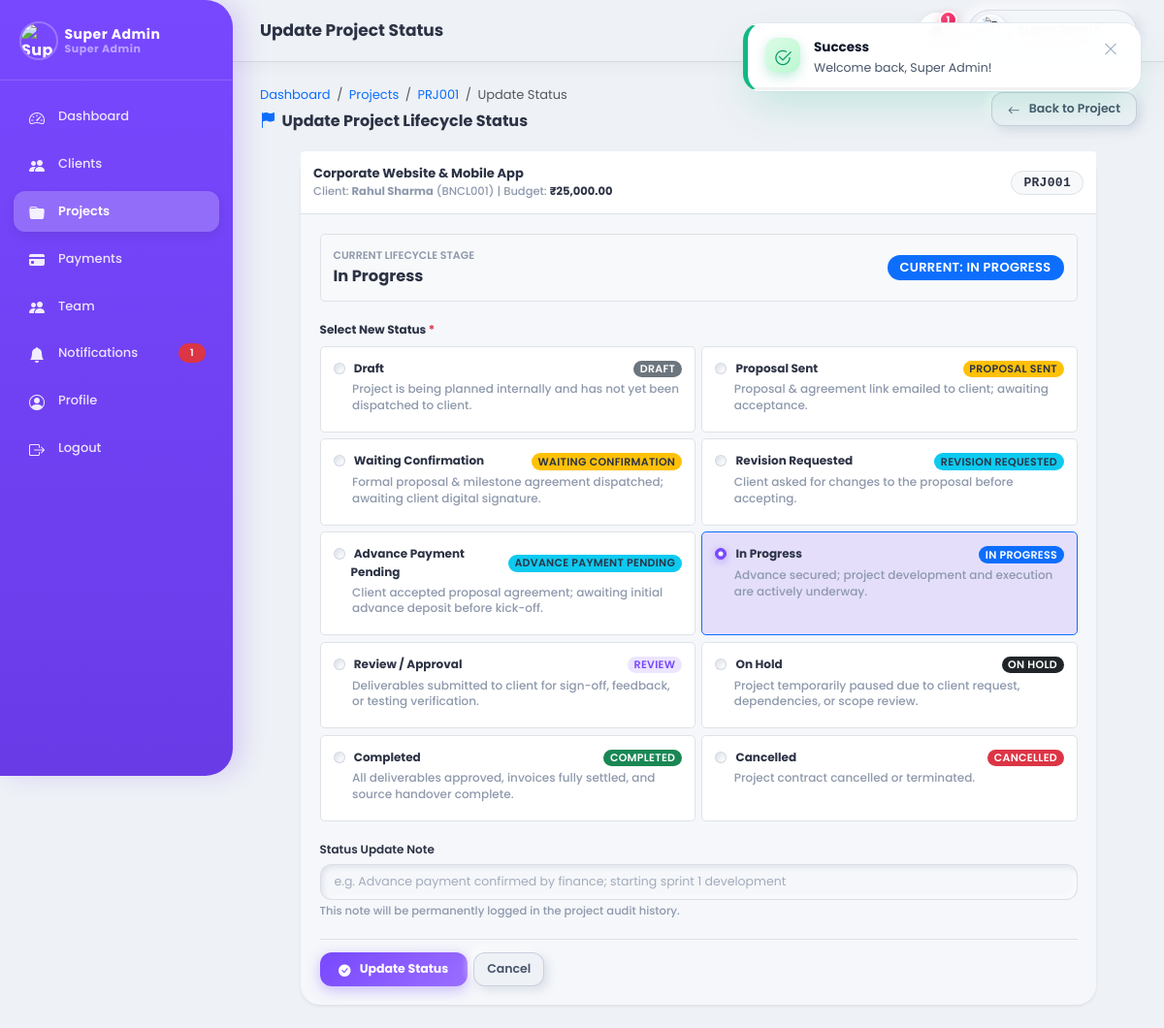
/admin/projects/update_status.php (signed in), run on the app's committed database.
### tables this page shows
CREATE TABLE `projects` (
  `id` int(11) NOT NULL AUTO_INCREMENT,
  `project_code` varchar(20) NOT NULL,
  `client_id` int(11) NOT NULL,
  `title` varchar(150) NOT NULL,
  `description` text DEFAULT NULL,
  `total_amount` decimal(10,2) NOT NULL DEFAULT 0.00,
  `deadline` date DEFAULT NULL,
  `status` enum('draft','proposal_sent','revision_requested','advance_pending','in_progress','on_hold','review','completed','cancelled') NOT NULL DEFAULT 'draft',
  `proposal_sent_at` datetime DEFAULT NULL,
  `agreed_at` datetime DEFAULT NULL,
  `agreed_by_name` varchar(150) DEFAULT NULL,
  `agreed_ip` varchar(50) DEFAULT NULL,
  `agreement_token` varchar(64) DEFAULT NULL,
  `token_expires_at` datetime DEFAULT NULL,
  `client_feedback` text DEFAULT NULL,
  `created_by` int(11) NOT NULL,
  `created_at` timestamp NOT NULL DEFAULT CURRENT_TIMESTAMP,
  `updated_at` timestamp NOT NULL DEFAULT CURRENT_TIMESTAMP ON UPDATE CURRENT_TIMESTAMP,
  `deleted_at` datetime DEFAULT NULL,
  PRIMARY KEY (`id`),
  UNIQUE KEY `uk_project_code` (`project_code`),
  KEY `idx_project_client` (`client_id`),
  KEY `idx_project_created_by` (`created_by`),
  KEY `idx_project_status` (`status`),
  KEY `idx_agreement_token` (`agreement_token`),
  KEY `idx_token_expiry` (`token_expires_at`),
  KEY `idx_project_deleted` (`deleted_at`),
  CONSTRAINT `fk_projects_client` FOREIGN KEY (`client_id`) REFERENCES `clients` (`id`) ON DELETE CASCADE,
  CONSTRAINT `fk_projects_admin` FOREIGN KEY (`created_by`) REFERENCES `admin` (`id`) ON DELETE CASCADE
);

CREATE TABLE `clients` (
  `id` int(11) NOT NULL AUTO_INCREMENT,
  `client_code` varchar(20) NOT NULL,
  `name` varchar(100) NOT NULL,
  `company_name` varchar(150) DEFAULT NULL,
  `email` varchar(150) NOT NULL,
  `phone` varchar(20) DEFAULT NULL,
  `password` varchar(255) NOT NULL,
  `address` text DEFAULT NULL,
  `service_type` varchar(100) DEFAULT 'Web & App Development',
  `profile_pic` varchar(255) DEFAULT 'default-avatar.png',
  `cover_pic` varchar(255) DEFAULT 'default-cover.jpg',
  `status` tinyint(1) NOT NULL DEFAULT 1,
  `created_by` int(11) NOT NULL,
  `created_at` timestamp NOT NULL DEFAULT CURRENT_TIMESTAMP,
  `updated_at` timestamp NOT NULL DEFAULT CURRENT_TIMESTAMP ON UPDATE CURRENT_TIMESTAMP,
  `deleted_at` datetime DEFAULT NULL,
  PRIMARY KEY (`id`),
  UNIQUE KEY `uk_client_code` (`client_code`),
  UNIQUE KEY `uk_client_email` (`email`),
  KEY `idx_client_created_by` (`created_by`),
  KEY `idx_client_deleted` (`deleted_at`),
  CONSTRAINT `fk_clients_created_by` FOREIGN KEY (`created_by`) REFERENCES `admin` (`id`) ON DELETE CASCADE
);

### admin/projects/update_status.php (the view, shortened to what the rows shown need)
<?php
require_once __DIR__ . '/../includes/functions.php';
$admin = getAuthenticatedAdmin($pdo);
if (function_exists('requirePermission')) requirePermission('projects_manage');
$id     = (int) ($_POST['id'] ?? ($_GET['id'] ?? 0));
if ($id <= 0) {
    $firstPrj = $pdo->query("SELECT id FROM projects WHERE deleted_at IS NULL ORDER BY id DESC LIMIT 1")->fetch();
    if ($firstPrj) {
        $id = (int) $firstPrj['id'];
    } else {
        setFlash('error', 'No projects found.');
        header('Location: list_projects.php');
        exit;
    }
}
$stmt = $pdo->prepare("
    SELECT p.*, c.name AS client_name, c.client_code, c.email AS client_email
    FROM projects p
    JOIN clients c ON c.id = p.client_id
    WHERE p.id = ? AND p.deleted_at IS NULL
");
$stmt->execute([$id]);
$project = $stmt->fetch();
$statusDefinitions = [
    'draft' => ['title' => 'Draft', 'badge' => 'bg-secondary',
        'desc' => 'Project is being planned internally and has not yet been dispatched to client.'],
    'proposal_sent' => ['title' => 'Proposal Sent', 'badge' => 'bg-warning text-dark',
        'desc' => 'Proposal & agreement link emailed to client; awaiting acceptance.'],
    'waiting_confirmation' => ['title' => 'Waiting Confirmation', 'badge' => 'bg-warning text-dark',
        'desc' => 'Formal proposal & milestone agreement dispatched; awaiting client digital signature.'],
    'revision_requested' => ['title' => 'Revision Requested', 'badge' => 'bg-info text-dark',
        'desc' => 'Client asked for changes to the proposal before accepting.'],
    'advance_payment_pending' => ['title' => 'Advance Payment Pending', 'badge' => 'bg-info text-dark',
        'desc' => 'Client accepted proposal agreement; awaiting initial advance deposit before kick-off.'],
    'in_progress' => ['title' => 'In Progress', 'badge' => 'bg-primary',
        'desc' => 'Advance secured; project development and execution are actively underway.'],
    'review' => ['title' => 'Review / Approval', 'badge' => 'bg-primary-subtle text-primary-emphasis',
        'desc' => 'Deliverables submitted to client for sign-off, feedback, or testing verification.'],
    'on_hold' => ['title' => 'On Hold', 'badge' => 'bg-dark',
        'desc' => 'Project temporarily paused due to client request, dependencies, or scope review.'],
    'completed' => ['title' => 'Completed', 'badge' => 'bg-success',
        'desc' => 'All deliverables approved, invoices fully settled, and source handover complete.'],
    'cancelled' => ['title' => 'Cancelled', 'badge' => 'bg-danger',
        'desc' => 'Project contract cancelled or terminated.'],
];
?>
<?php include __DIR__ . '/../includes/header.php'; ?>
<?php include __DIR__ . '/../includes/sidebar.php'; ?>
<div class="main-content">
    <?php include __DIR__ . '/../includes/topbar.php'; ?>
    <div class="page-body">
        <div class="d-flex justify-content-between align-items-center mb-4 flex-wrap gap-2">
            <div>
                <nav aria-label="breadcrumb">
                    <ol class="breadcrumb mb-1">
                        <li class="breadcrumb-item"><a href="view_project.php?id=<?php echo $id; ?>" class="text-decoration-none"><?php echo htmlspecialchars($project['project_code']); ?></a></li>
                    </ol>
                </nav>
            </div>
        </div>
        <div class="d-flex justify-content-center">
            <div class="card shadow-sm border-0" style="max-width: 820px; width: 100%;">
                <div class="card-header bg-white py-3 border-bottom d-flex justify-content-between align-items-center">
                    <div>
                        <span class="fs-6 fw-bold text-dark"><?php echo htmlspecialchars($project['title']); ?></span>
                        <div class="small text-muted">
                            Client: <strong><?php echo htmlspecialchars($project['client_name']); ?></strong> (<?php echo htmlspecialchars($project['client_code']); ?>) |
                            Budget: <strong class="text-dark">₹<?php echo number_format($project['total_amount'], 2); ?></strong>
                        </div>
                    </div>
                    <span class="badge font-monospace bg-light text-dark border fs-6"><?php echo htmlspecialchars($project['project_code']); ?></span>
                </div>
                <div class="card-body p-4">
                    <form method="POST" action="update_status.php">
                        <div class="mb-4 p-3 bg-light rounded border d-flex align-items-center justify-content-between flex-wrap gap-2">
                            <div>
                                <small class="text-muted d-block fw-semibold text-uppercase" style="font-size: 11px;">Current Lifecycle Stage</small>
                                <span class="fs-5 fw-bold text-dark">
                                    <?php echo htmlspecialchars($statusDefinitions[$project['status']]['title'] ?? ucfirst(str_replace('_', ' ', $project['status']))); ?>
                                </span>
                            </div>
                            <span class="badge py-2 px-3 fs-6 <?php echo $statusDefinitions[$project['status']]['badge'] ?? 'bg-secondary'; ?>">
                                CURRENT: <?php echo strtoupper(str_replace('_', ' ', $project['status'])); ?>
                            </span>
                        </div>
                        <div class="row g-2 mb-4">
                            <?php foreach ($statusDefinitions as $key => $info):
                                $isChecked = ($project['status'] === $key); ?>
                                <div class="col-md-6">
                                    <label class="d-block p-3 rounded border h-100 <?php echo $isChecked ? 'border-primary bg-primary-subtle' : 'bg-white'; ?> position-relative" style="cursor: pointer;" for="st_<?php echo $key; ?>">
                                        <div class="d-flex align-items-center justify-content-between mb-1">
                                            <div class="form-check mb-0">
                                                <input class="form-check-input" type="radio" name="status" value="<?php echo $key; ?>" id="st_<?php echo $key; ?>" <?php echo $isChecked ? 'checked' : ''; ?>>
                                                <span class="form-check-label fw-bold text-dark ms-1"><?php echo $info['title']; ?></span>
                                            </div>
                                            <span class="badge <?php echo $info['badge']; ?> py-1 px-2" style="font-size: 11px;"><?php echo strtoupper(str_replace('_', ' ', $key)); ?></span>
                                        </div>
                                        <p class="small text-muted mb-0 ps-4" style="font-size: 12px; line-height: 1.4;"><?php echo $info['desc']; ?></p>
                                    </label>
                                </div>
                            <?php endforeach; ?>
                        </div>
                    </form>
                </div>
            </div>
        </div>
    </div>
</div>
<?php include __DIR__ . '/../includes/footer.php'; ?>

### admin/includes/sidebar.php (shortened to what the rows shown need)
<?php
$currentPage = $currentPage ?? basename($_SERVER['PHP_SELF']);
$curAdmin = $admin ?? (isset($pdo) && function_exists('getAuthenticatedAdmin') ? getAuthenticatedAdmin($pdo) : null);
$unreadAdminCountSidebar = isset($pdo, $curAdmin['id']) ? getUnreadNotificationsCount($pdo, 'admin', $curAdmin['id']) : 0;
$canViewNotifs   = empty($curAdmin) || hasPermission($curAdmin, 'notifications_view');
?>
<nav class="sidebar" id="sidebar">
    <div class="sidebar-brand d-flex align-items-center justify-content-between">
        <a href="/client-flow/admin/profile.php" class="d-flex align-items-center gap-2 text-decoration-none text-white overflow-hidden" title="My Profile">
            <div class="d-flex flex-column text-truncate" style="line-height:1.2;">
                <span class="fw-bold text-white text-truncate" style="font-size:14px;"><?php echo htmlspecialchars($curAdmin['name'] ?? 'Admin'); ?></span>
                <span class="text-white-50 text-truncate" style="font-size:11px;"><?php echo (($curAdmin['role'] ?? '') === 'super_admin') ? 'Super Admin' : 'Team Member'; ?></span>
            </div>
        </a>
    </div>
    <ul class="sidebar-nav">
        <?php if ($canViewNotifs): ?>
        <li>
            <a href="/client-flow/admin/notifications.php" class="<?php echo $currentPage === 'notifications.php' ? 'active' : ''; ?>">
                <i class="bi bi-bell-fill"></i> <span>Notifications</span>
                <?php if ($unreadAdminCountSidebar > 0): ?>
                    <span class="badge bg-danger rounded-pill ms-auto" style="font-size: 10px;"><?php echo $unreadAdminCountSidebar; ?></span>
                <?php endif; ?>
            </a>
        </li>
        <?php endif; ?>
    </ul>
</nav>

### admin/includes/topbar.php (shortened to what the rows shown need)
<?php
$unreadNotifsCount = isset($pdo, $admin['id']) ? getUnreadNotificationsCount($pdo, 'admin', $admin['id']) : 0;
?>
<header class="topbar" style="position: -webkit-sticky !important; position: sticky !important; top: 0 !important; z-index: 1020 !important;">
    <div class="topbar-right">
        <div class="dropdown">
            <a href="#" class="notification-bell-btn" data-bs-toggle="dropdown" data-bs-display="static" aria-expanded="false" title="Notifications">
                <?php if ($unreadNotifsCount > 0): ?>
                    <span class="notification-badge-dot"><?php echo $unreadNotifsCount > 9 ? '9+' : $unreadNotifsCount; ?></span>
                <?php endif; ?>
            </a>
        </div>
    </div>
</header>

### data on the page
projects: project_code "PRJ001", title "Corporate Website & Mobile App", client.name "Rahul Sharma", client.client_code "BNCL001", total_amount "25,000.00", status "In Progress", status "IN PROGRESS", status "☐ Draft DRAFT Project is being", status "☐ Proposal Sent PROPOSAL SENT P", status "☐ Waiting Confirmation WAITING C", status "☐ Revision Requested REVISION RE", status "☐ Advance Payment Pending ADVANC", status "☑ In Progress IN PROGRESS Advan", status "☐ Review / Approval REVIEW Deli", status "☐ On Hold ON HOLD Project tempo", status "☐ Completed COMPLETED All deliv", status "☐ Cancelled CANCELLED Project c"

### other printed values
$curAdmin['name'] "Super Admin"
$unreadAdminCountSidebar "1"
$pageTitle "Update Project Status"
$unreadNotifsCount "1"
$info['title'] "Draft"
str_replace('_', ' ', $key) "DRAFT"
$info['desc'] "Project is being planned internally and has not yet been dispatched to client."
$info['title'] "Proposal Sent"
str_replace('_', ' ', $key) "PROPOSAL SENT"
$info['desc'] "Proposal & agreement link emailed to client; awaiting acceptance."
$info['title'] "Waiting Confirmation"
str_replace('_', ' ', $key) "WAITING CONFIRMATION"
$info['desc'] "Formal proposal & milestone agreement dispatched; awaiting client digital signature."
$info['title'] "Revision Requested"
str_replace('_', ' ', $key) "REVISION REQUESTED"
